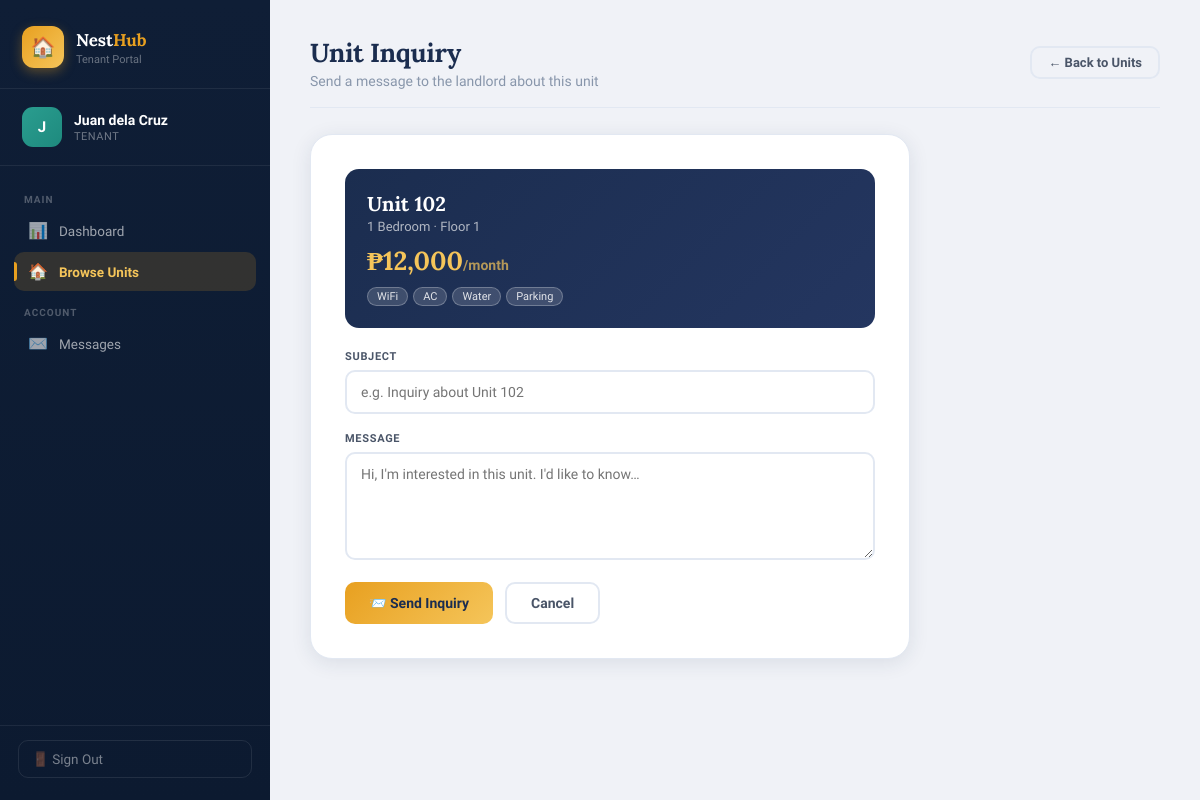
Page /tenant/inquire/2 (signed in) on the committed database.
### tables this page shows
CREATE TABLE user (
        id INTEGER PRIMARY KEY AUTOINCREMENT,
        username TEXT UNIQUE NOT NULL,
        password TEXT NOT NULL,
        role TEXT NOT NULL,
        full_name TEXT NOT NULL,
        email TEXT,
        phone TEXT,
        created_at TEXT DEFAULT (datetime('now'))
    );

CREATE TABLE unit (
        id INTEGER PRIMARY KEY AUTOINCREMENT,
        unit_number TEXT UNIQUE NOT NULL,
        floor INTEGER NOT NULL,
        unit_type TEXT NOT NULL,
        monthly_rent REAL NOT NULL,
        description TEXT,
        amenities TEXT,
        is_occupied INTEGER DEFAULT 0,
        tenant_id INTEGER REFERENCES user(id),
        occupancy_start TEXT,
        monthly_due_day INTEGER DEFAULT 1,
        created_at TEXT DEFAULT (datetime('now'))
    );

### views.py (the view, shortened to what this page needs)
@main_bp.route('/tenant/inquire/<int:unit_id>', methods=['GET','POST'])
@login_required(role='tenant')
def tenant_inquire(unit_id):
    uid = session['user_id']
    conn = get_db()
    user = row_to_dict(conn.execute("SELECT * FROM user WHERE id=?", (uid,)).fetchone())
    unit = row_to_dict(conn.execute("SELECT * FROM unit WHERE id=?", (unit_id,)).fetchone())
    if not unit:
        conn.close()
        return redirect(url_for('main.tenant_units'))
    if unit['is_occupied']:
        conn.close()
        flash('This unit is already occupied.', 'warning')
        return redirect(url_for('main.tenant_units'))
    landlord = row_to_dict(conn.execute("SELECT * FROM user WHERE role='landlord' LIMIT 1").fetchone())
    unread_msgs = get_unread_msgs(uid)
    conn.close()
    return render_template('tenant_inquire.html', user=user, unit=unit, unread_msgs=unread_msgs)

### models.py (called while the page is built)
def get_db():
    conn = sqlite3.connect(DB_PATH)
    conn.row_factory = sqlite3.Row
    conn.execute("PRAGMA foreign_keys = ON")
    return conn

### views.py (called while the page is built)
def login_required(role=None):
    def decorator(f):
        @wraps(f)
        def wrapped(*args, **kwargs):
            uid = session.get('user_id')
            if not uid:
                flash('Please log in.', 'warning')
                return redirect(url_for('main.login'))
            if role and session.get('user_role') != role:
                flash('Access denied.', 'danger')
                return redirect(url_for('main.login'))
            return f(*args, **kwargs)
        return wrapped
    return decorator

def row_to_dict(row):
    return dict(row) if row else None

def get_unread_msgs(uid):
    conn = get_db()
    n = conn.execute("SELECT COUNT(*) FROM message WHERE receiver_id=? AND is_read=0", (uid,)).fetchone()[0]
    conn.close()
    return n

### templates/tenant_inquire.html (shortened to what this page needs)
{% extends 'base.html' %}
{% from 'sidebar.html' import tenant_sidebar %}
{% block body %}
<div class="app-wrapper">
  {{ tenant_sidebar(user, 'units', unread_msgs) }}
  <main class="main-content">
    <div class="page-header-row">
      <div class="page-header" style="margin-bottom:0;">
        <h1>Unit Inquiry</h1>
        <p>Send a message to the landlord about this unit</p>
      </div>
      <a href="{{ url_for('main.tenant_units') }}" class="btn btn-outline btn-sm">← Back to Units</a>
    </div>
    <div class="inquire-card">
      <div class="inquire-unit-header">
        <h2>Unit {{ unit.unit_number }}</h2>
        <p>{{ unit.unit_type }} · Floor {{ unit.floor }}</p>
        <div class="inquire-unit-rent">₱{{ "{:,.0f}".format(unit.monthly_rent) }}<span style="font-size:14px;font-family:'Sora',sans-serif;opacity:0.7;">/month</span></div>
        {% if unit.amenities %}
        <div class="unit-amenities" style="margin-top:10px;">
          {% for a in unit.amenities.split(',') %}
            <span class="amenity-tag" style="background:rgba(255,255,255,0.15);border-color:rgba(255,255,255,0.25);color:rgba(255,255,255,0.85);">{{ a.strip() }}</span>
          {% endfor %}
        </div>
        {% endif %}
      </div>
      <form method="POST">
        <div class="form-field">
          <label>Subject</label>
          <input type="text" name="subject" placeholder="e.g. Inquiry about Unit {{ unit.unit_number }}" required>
        </div>
        <div class="form-field">
          <label>Message</label>
          <textarea name="body" rows="5" placeholder="Hi, I'm interested in this unit. I'd like to know…" required></textarea>
        </div>
        <div style="display:flex;gap:12px;">
          <button type="submit" class="btn btn-gold">📨 Send Inquiry</button>
          <a href="{{ url_for('main.tenant_units') }}" class="btn btn-outline">Cancel</a>
        </div>
      </form>
    </div>
  </main>
</div>
{% endblock %}

### templates/sidebar.html (shortened to what this page needs)
{% macro tenant_sidebar(user, active, unread_msgs=0) %}
<aside class="sidebar">
  <div class="sidebar-brand">
    <div class="logo-row">
      <div class="logo-box">🏠</div>
      <div>
        <h2>Nest<span>Hub</span></h2>
        <p>Tenant Portal</p>
      </div>
    </div>
  </div>
  <div class="sidebar-user">
    <div class="user-avatar">{{ user.full_name[0] }}</div>
    <div>
      <div class="user-name">{{ user.full_name }}</div>
      <div class="user-role">Tenant</div>
    </div>
  </div>
  <nav class="sidebar-nav">
    <div class="nav-section-label">Main</div>
    <a href="{{ url_for('main.tenant_dashboard') }}" class="nav-item {% if active == 'dashboard' %}active{% endif %}">
      <span class="nav-icon">📊</span> Dashboard
    </a>
    <a href="{{ url_for('main.tenant_units') }}" class="nav-item {% if active == 'units' %}active{% endif %}">
      <span class="nav-icon">🏠</span> Browse Units
    </a>
    <div class="nav-section-label">Account</div>
    <a href="{{ url_for('main.tenant_messages') }}" class="nav-item {% if active == 'messages' %}active{% endif %}">
      <span class="nav-icon">✉️</span> Messages
    </a>
  </nav>
  <div class="sidebar-footer">
    <a href="{{ url_for('main.logout') }}" class="logout-btn">🚪 Sign Out</a>
  </div>
</aside>
{% endmacro %}

### rows in the picture
user: full_name "J", full_name "Juan dela Cruz"
unit: unit_number "102", unit_type "1 Bedroom", floor "1", monthly_rent "12,000", subject "e.g. Inquiry about Unit 102"

### other values in the picture
{{ a.strip() }} "WiFi" "AC" "Water" "Parking"
